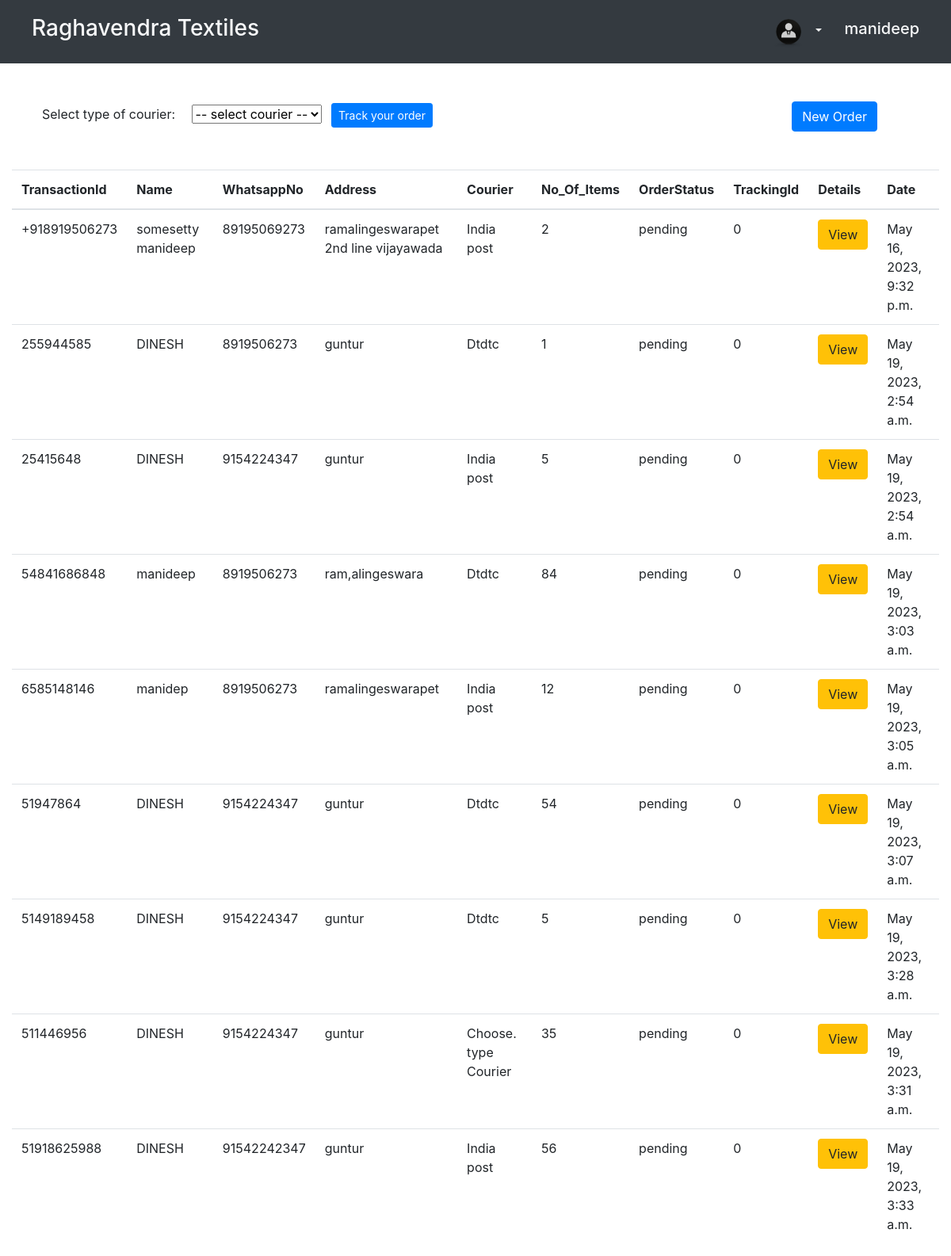
Before: /orders/ (signed in) with the older database file.
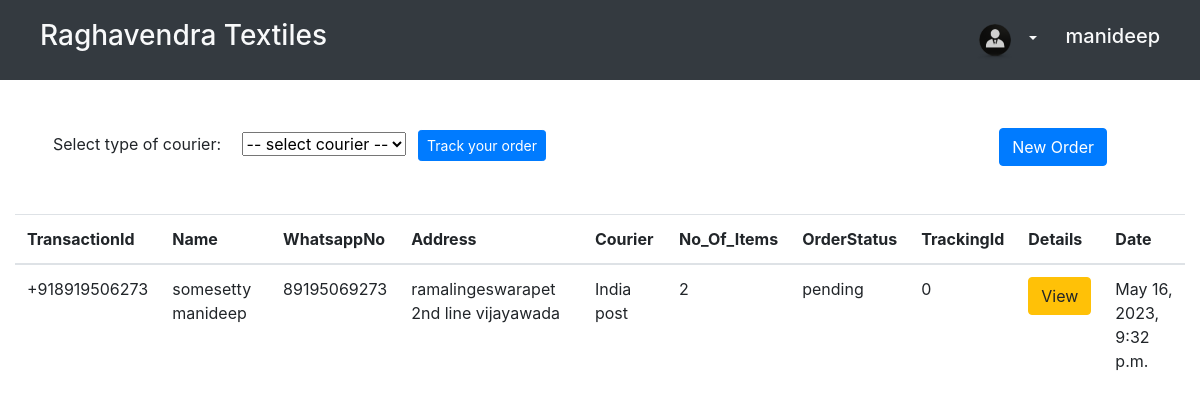
After: the same page with the newer database file.
### textiles/models.py (models this page shows, shortened)
class Orders(models.Model):
    OrderID = models.AutoField(primary_key=True)
    Name  = models.CharField(max_length=30,null=True, blank=True)
    WhatsappNo = models.IntegerField(null=True, blank=True)
    ContactNo = models.IntegerField(null=True, blank=True)
    Address = models.CharField(max_length=250, blank=False)
    street_name = models.CharField(max_length=255,null=True, blank=True)
    city = models.CharField(max_length=255,null=True, blank=True)
    state = models.CharField(max_length=255,null=True, blank=True)
    postal_code = models.CharField(max_length=10,null=True, blank=True)
    Courier = models.CharField(max_length=30, blank=False)
    TransactionId = models.CharField(max_length=25,default=0,null=True, blank=True)
    TrackingId = models.CharField(max_length=10,default=0,null=True, blank=True)
    No_Of_Items = models.IntegerField(null=True, blank=True)
    item_color = models.CharField(max_length=10,null=True, blank=True)
    item_size = models.CharField(max_length=10,null=True, blank=True)
    file = models.FileField()
    STATUS_CHOICES = (
        ('Pending', 'Pending'),
        ('Approved', 'Approved'),
        ('Rejected', 'Rejected'),
        ('Production', 'Production'),
        ('Delivery', 'Delivery'),
        ('completed', 'completed'),
    )
    OrderStatus = models.CharField(max_length=20, choices=STATUS_CHOICES, default='pending')
    Date = models.DateTimeField(default=datetime.now())
    user = models.ForeignKey(User, on_delete=models.CASCADE, default=1)

### textiles/views.py (the view, shortened to what this page needs)
# urls.py: path('orders/',orders, name='orders'),
@login_required
def orders(request):
    tracking_id = ''
    unique_orders = []
    orders_list = Orders.objects.filter(user=request.user).values_list('TransactionId', flat=True).distinct()
    for transaction_id in orders_list:
        order = Orders.objects.filter(user=request.user, TransactionId=transaction_id).first()
        unique_orders.append(order)
    view_orders_list = Orders.objects.all()
    return render(request ,"uifiles/orders.html" ,{"orders_list":unique_orders,"view_orders_list":view_orders_list})

### templates/uifiles/orders.html (shortened to what this page needs)
{% extends 'uifiles/base.html' %}
{% load static %}
{% block content %}
  <nav class="navbar navbar-expand-lg navbar-dark bg-dark">
    <div class="container-fluid px-2 px-md-4">
        <div class="navbar-brand">
            <h3 class="text-light">Raghavendra Textiles</h3>
        </div>
        <div class="d-flex align-items-center">
            <div class="dropdown mr-3">
                <button class="btn btn-transparent text-light dropdown-toggle" type="button" id="dropdownMenuButton" data-toggle="dropdown" aria-haspopup="true" aria-expanded="false">
                    <img src="{% static 'images/profile-icon.png' %}" class="profile-img" alt="IMG">
                </button>
            </div>
            <h5 class="text-light">{{ request.user }}</h5>
        </div>
    </div>
</nav>
   <div class="container d-flex" style="display: flex;justify-content: space-between;align-items: center;">
    <diV>
    <label for="courier" class="mx-2">Select type of courier:</label>
    <select name="courier" id="courier" class="mx-2">
      <option value="" selected> -- select courier -- </option>
    </select>
    <button class="btn btn-primary btn-sm" onclick="SelectedOption()">Track your order</button>
  </diV>
    <div class="d-flex justify-content-end mt-5 mb-5 px-5">
        <button class="btn btn-primary" data-toggle="modal" data-target="#staticBackdrop">New Order</button>
    </div>
  </div>
  <div class="container-fluid">
    <div class="table-responsive">
        <table class="table table-hover">
            <thead>
                <tr>
                    <th scope="col">TransactionId</th>
                    <th scope="col">Name</th>
                    <th scope="col">WhatsappNo</th>
                    <th scope="col">Address</th>
                    <th scope="col">Courier</th>
                    <th scope="col">No_Of_Items</th>
                    <th scope="col">OrderStatus</th>
                    <th scope="col">TrackingId</th>
                    <th scope="col">Details</th>
                    <th scope="col">Date</th>
                </tr>
            </thead>
            <tbody>
                {% for item in orders_list %}
                    <tr>
                        <td>{{ item.TransactionId }}</td>
                        <td>{{ item.Name }}</td>
                        <td>{{ item.WhatsappNo }}</td>
                        <td>{{ item.Address }}</td>
                        <td>{{ item.Courier }}</td>
                        <td>{{ item.No_Of_Items }}</td>
                        <td>{{ item.OrderStatus }}</td>
                        <td>{{ item.TrackingId }}</td>
                        <td>
                            <button class="btn btn-warning" data-toggle="modal" data-target="#viemyorders{{ item.TransactionId }}">View</button>
                        </td>
                        <td>{{ item.Date }}</td>
                    </tr>
                {% endfor %}
            </tbody>
        </table>
    </div>
</div>
{% endblock %}

### templates/uifiles/base.html (shortened to what this page needs)
{% load static %}
<!DOCTYPE html>
<html lang="en">
<head>
	<link rel="stylesheet" type="text/css" href="{% static 'vendor/bootstrap/css/bootstrap.min.css' %}">
	<link rel="stylesheet" type="text/css" href="{fonts/font-awesome-4.7.0/css/font-awesome.min.css' %}">
	<link rel="stylesheet" type="text/css" href="{% static 'vendor//animate/animate.css' %}">
	<link rel="stylesheet" type="text/css" href="{% static 'vendor//css-hamburgers/hamburgers.min.css' %}">
	<link rel="stylesheet" type="text/css" href="{% static 'vendor//select2/select2.min.css' %}">
  <link rel="stylesheet" type="text/css" href="{% static 'css/style.css' %}">
<link
    rel="stylesheet"
    href="https://cdnjs.cloudflare.com/ajax/libs/animate.css/4.1.1/animate.min.css"
  />
	<link rel="stylesheet" type="text/css" href="{% static 'css/util.css' %}">
	<link rel="stylesheet" type="text/css" href="{% static 'css/main.css' %}">
    <link rel="stylesheet" href="https://cdn.jsdelivr.net/npm/bootstrap@4.5.3/dist/css/bootstrap.min.css">
</head>
<body>
    {% block content %}
    {% endblock %}
</body>
</html>

### static/css/main.css (style rules this page uses)
* { margin: 0px; padding: 0px; box-sizing: border-box; }
body, html { height: 100%; font-family: Poppins-Regular, sans-serif; }
h1,h2,h3,h4,h5,h6 { margin: 0px; }
button { outline: none !important; border: none; background: transparent; }

Changed rows visible on the page:
removed Orders: TransactionId "255944585", Name "DINESH", WhatsappNo "8919506273", Address "guntur", Courier "Dtdtc", No_Of_Items "1", OrderStatus "pending", TrackingId "0", Date "May 19, 2023, 2:54 a.m."
removed Orders: TransactionId "25415648", Name "DINESH", WhatsappNo "9154224347", Address "guntur", Courier "India post", No_Of_Items "5", OrderStatus "pending", TrackingId "0", Date "May 19, 2023, 2:54 a.m."
removed Orders: TransactionId "54841686848", Name "manideep", WhatsappNo "8919506273", Address "ram,alingeswara", Courier "Dtdtc", No_Of_Items "84", OrderStatus "pending", TrackingId "0", Date "May 19, 2023, 3:03 a.m."
removed Orders: TransactionId "6585148146", Name "manidep", WhatsappNo "8919506273", Address "ramalingeswarapet", Courier "India post", No_Of_Items "12", OrderStatus "pending", TrackingId "0", Date "May 19, 2023, 3:05 a.m."
removed Orders: TransactionId "51947864", Name "DINESH", WhatsappNo "9154224347", Address "guntur", Courier "Dtdtc", No_Of_Items "54", OrderStatus "pending", TrackingId "0", Date "May 19, 2023, 3:07 a.m."
removed Orders: TransactionId "5149189458", Name "DINESH", WhatsappNo "9154224347", Address "guntur", Courier "Dtdtc", No_Of_Items "5", OrderStatus "pending", TrackingId "0", Date "May 19, 2023, 3:28 a.m."
removed Orders: TransactionId "511446956", Name "DINESH", WhatsappNo "9154224347", Address "guntur", Courier "Choose. type Courier", No_Of_Items "35", OrderStatus "pending", TrackingId "0", Date "May 19, 2023, 3:31 a.m."
removed Orders: TransactionId "51918625988", Name "DINESH", WhatsappNo "91542242347", Address "guntur", Courier "India post", No_Of_Items "56", OrderStatus "pending", TrackingId "0", Date "May 19, 2023, 3:33 a.m."
